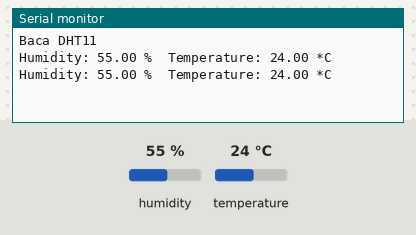
A sketch run on a simulated ESP8266 (NodeMCU). On the bench: the last lines printed to the serial monitor. The test bench sets the inputs (shaded band); at power-on: humidity 55 %, temperature 24 °C.

Above: at 2.8 s.
2.9 s: humidity set to 22 %
At 4.7 s:
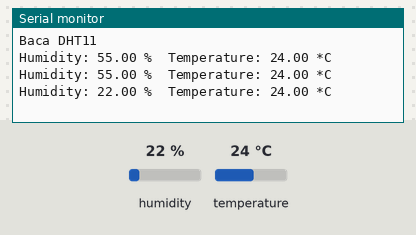
5.6 s: temperature set to 12 °C
At 7.1 s:
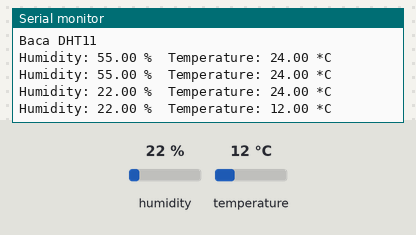
8.3 s: humidity set to 40 %
At 10.7 s:
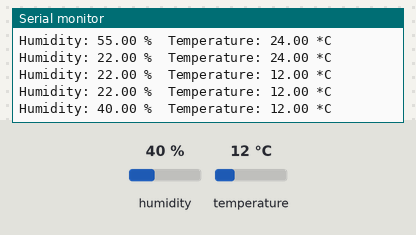
Timing chart, 0 to 12.2 s (numbered marks = the images above; inputs shaded):
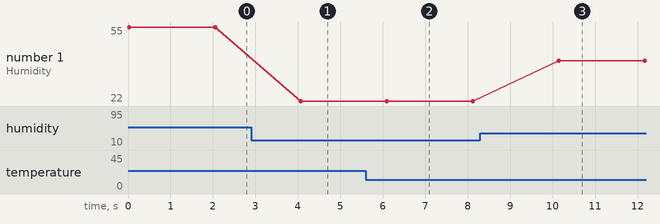

Measured:
- after the input at 2.9 s, the serial monitor: prints a new line after 1.2 s (image 1)
- after the input at 5.6 s, the serial monitor: prints a new line after 0.50 s (image 2)
- after the input at 8.3 s, the serial monitor: prints a new line after 1.8 s (image 3)
- plotted number 1: 55 → 22 after the input at 2.9 s, 22 → 40 after the input at 8.3 s

The sketch:

Thinger.io.ino
```cpp
/***************************************
 * Project Monitoring Suhu Kelembaban dg thinger.io
 * Board  : NodeMCU ESP8266 V3
 * Input  : DHT11
 * Output : thinger.io
 * 99 Proyek IoT
 * www.ardutech.com
 ****************************************/
#include <DHT.h>
#include <ThingerESP32.h>
//---GANTI SESUAI DENGAN USER NAME Thinger.io  ANDA
#define USERNAME "Tezo"
//---GANTI SESUAI DENGAN DEVICE ID Thinger.io  ANDA
#define DEVICE_ID "MonDHT11"
//---GANTI SESUAI DENGAN TOKEN Thinger.io  ANDA
#define DEVICE_CREDENTIAL "xb9BvClao2XdsK$Y"
//---GANTI SESUAI DENGAN JARINGAN WIFI
//---HOTSPOT ANDA
#define SSID "Tezo"       // Nama Hotspot/WiFi
#define SSID_PASSWORD "123445679"  //  Password

#define DHTPIN 5
#define DHTTYPE DHT11

ThingerESP32 thing(USERNAME, DEVICE_ID, DEVICE_CREDENTIAL);
DHT dht(DHTPIN, DHTTYPE);
float hum,temp;
//======================================
void setup() {
  Serial.begin(9600);
  Serial.println("Baca DHT11");
  dht.begin();
  thing.add_wifi(SSID, SSID_PASSWORD);
  thing["dht11"] >> [](pson& out){
    out["humidity"] = hum;
    out["celsius"] = temp;
  };
}
//======================================
void loop() {
  thing.handle();
  float h = dht.readHumidity();
  float t = dht.readTemperature();
  float f = dht.readTemperature(true);
  hum = h;
  temp = t;
  Serial.print("Humidity: ");
  Serial.print(hum);
  Serial.print(" %\t");
  Serial.print("Temperature: ");
  Serial.print(temp);
  Serial.println(" *C");

  delay(2000);
}
```
